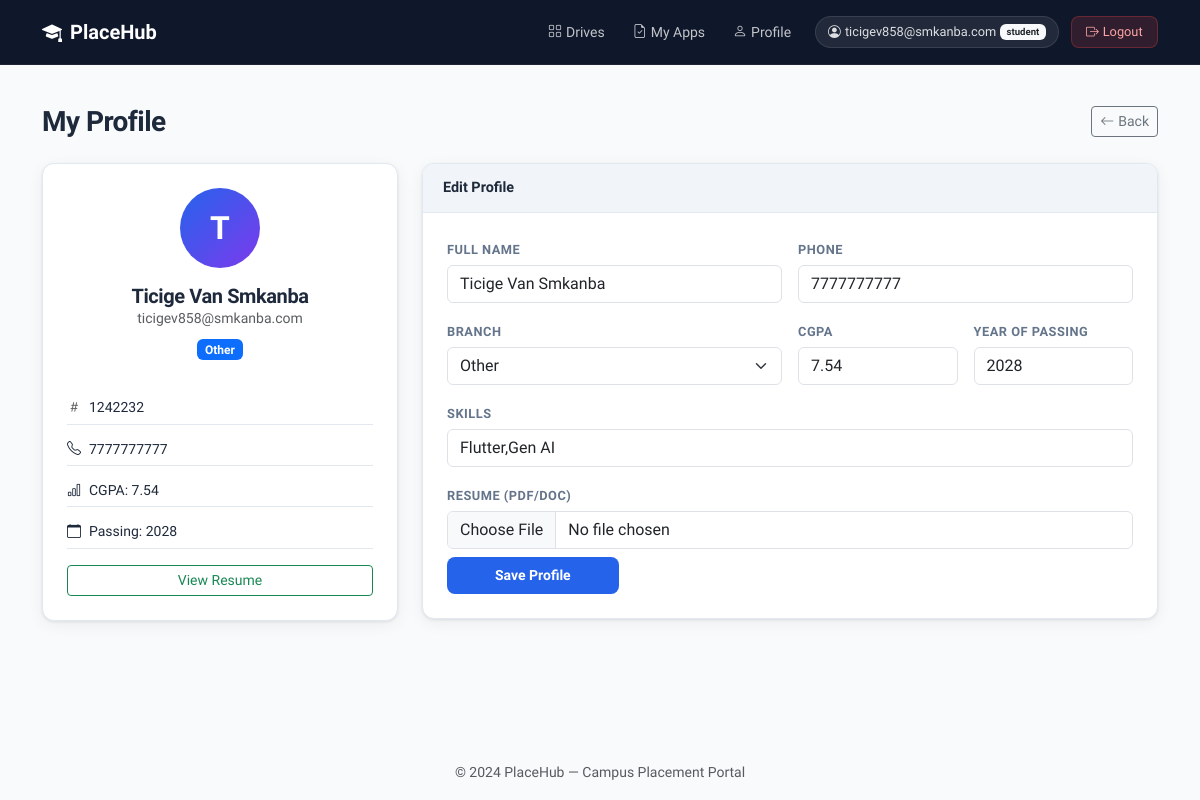
The app's page /student/profile (signed in) with its own data.
### models.py (models this page shows)
class User(UserMixin, db.Model):
    __tablename__ = 'users'
    id = db.Column(db.Integer, primary_key=True)
    email = db.Column(db.String(150), unique=True, nullable=False)
    password = db.Column(db.String(256), nullable=False)
    role = db.Column(db.String(20), nullable=False)  # admin, company, student
    is_active = db.Column(db.Boolean, default=True)
    created_at = db.Column(db.DateTime, default=datetime.utcnow)
    company = db.relationship('Company', back_populates='user', uselist=False)
    student = db.relationship('Student', back_populates='user', uselist=False)

class Student(db.Model):
    __tablename__ = 'students'
    id = db.Column(db.Integer, primary_key=True)
    user_id = db.Column(db.Integer, db.ForeignKey('users.id'), unique=True, nullable=False)
    full_name = db.Column(db.String(150), nullable=False)
    roll_number = db.Column(db.String(50), unique=True)
    branch = db.Column(db.String(100))
    year_of_passing = db.Column(db.Integer)
    cgpa = db.Column(db.Float)
    phone = db.Column(db.String(20))
    skills = db.Column(db.Text)
    resume_filename = db.Column(db.String(200))
    created_at = db.Column(db.DateTime, default=datetime.utcnow)
    user = db.relationship('User', back_populates='student')
    applications = db.relationship('Application', back_populates='student', cascade='all, delete-orphan')

### app.py (the view, shortened to what this page needs)
@app.route('/student/profile', methods=['GET', 'POST'])
@login_required
@student_required
def student_profile():
    student = current_user.student
    return render_template('student/profile.html', student=student)

### app.py (called while the page is built)
@login_manager.user_loader
def load_user(user_id):
    return User.query.get(int(user_id))

def student_required(f):
    @wraps(f)
    def decorated(*args, **kwargs):
        if not current_user.is_authenticated or current_user.role != 'student':
            abort(403)
        return f(*args, **kwargs)
    return decorated

### templates/student/profile.html (shortened to what this page needs)
{% extends "base.html" %}
{% block content %}
<div class="d-flex justify-content-between align-items-center mb-4"><h3 class="fw-bold mb-0">My Profile</h3><a href="{{ url_for('student_dashboard') }}" class="btn btn-outline-secondary btn-sm"><i class="bi bi-arrow-left me-1"></i>Back</a></div>
<div class="row g-4"><div class="col-md-4"><div class="pp-card text-center p-4"><div class="pp-avatar-circle mx-auto mb-3">{{ student.full_name[0].upper() }}</div><h5 class="fw-bold mb-0">{{ student.full_name }}</h5><p class="text-muted small mb-2">{{ student.user.email }}</p><span class="badge bg-primary mb-3">{{ student.branch or 'Student' }}</span><div class="d-grid gap-2 text-start mt-3"><div class="pp-profile-item"><i class="bi bi-hash text-muted me-2"></i>{{ student.roll_number or '—' }}</div><div class="pp-profile-item"><i class="bi bi-telephone me-2"></i>{{ student.phone or '—' }}</div><div class="pp-profile-item"><i class="bi bi-bar-chart me-2"></i>CGPA: {{ student.cgpa or '—' }}</div><div class="pp-profile-item"><i class="bi bi-calendar me-2"></i>Passing: {{ student.year_of_passing or '—' }}</div></div>{% if student.resume_filename %}<a href="{{ url_for('static', filename='uploads/resumes/' + student.resume_filename) }}" target="_blank" class="btn btn-outline-success btn-sm w-100 mt-3">View Resume</a>{% else %}<div class="alert alert-warning small py-2 mt-3">No resume uploaded</div>{% endif %}</div></div><div class="col-md-8"><div class="pp-card"><div class="card-header pp-card-header">Edit Profile</div><div class="card-body p-4"><form method="POST" enctype="multipart/form-data"><div class="row g-3"><div class="col-md-6"><label class="form-label pp-label">Full Name</label><input type="text" name="full_name" class="form-control" value="{{ student.full_name }}"></div><div class="col-md-6"><label class="form-label pp-label">Phone</label><input type="tel" name="phone" class="form-control" value="{{ student.phone or '' }}"></div><div class="col-md-6"><label class="form-label pp-label">Branch</label><select name="branch" class="form-select"><option value="">Select</option>{% for b in ['Computer Science','Information Technology','Electronics & Communication','Electrical Engineering','Mechanical Engineering','Civil Engineering','Other'] %}<option {% if student.branch == b %}selected{% endif %}>{{ b }}</option>{% endfor %}</select></div><div class="col-md-3"><label class="form-label pp-label">CGPA</label><input type="number" name="cgpa" class="form-control" value="{{ student.cgpa or '' }}" step="0.01" min="0" max="10"></div><div class="col-md-3"><label class="form-label pp-label">Year of Passing</label><input type="number" name="year_of_passing" class="form-control" value="{{ student.year_of_passing or '' }}" min="2020" max="2030"></div><div class="col-12"><label class="form-label pp-label">Skills</label><input type="text" name="skills" class="form-control" value="{{ student.skills or '' }}" placeholder="Python, Java, SQL"></div><div class="col-12"><label class="form-label pp-label">Resume (PDF/DOC)</label><input type="file" name="resume" class="form-control" accept=".pdf,.doc,.docx"></div><div class="col-12 mt-2"><button type="submit" class="btn pp-btn-primary px-5">Save Profile</button></div></div></form></div></div></div></div>
{% endblock %}

### templates/base.html (shortened to what this page needs)
<!DOCTYPE html>
<html lang="en">
<head>
  <link href="https://cdn.jsdelivr.net/npm/bootstrap@5.3.0/dist/css/bootstrap.min.css" rel="stylesheet">
  <link href="https://cdn.jsdelivr.net/npm/bootstrap-icons@1.11.0/font/bootstrap-icons.css" rel="stylesheet">
  <link rel="stylesheet" href="{{ url_for('static', filename='css/style.css') }}">
</head>
<body>
<nav class="navbar navbar-expand-lg navbar-dark pp-navbar">
  <div class="container">
    <a class="navbar-brand pp-brand" href="{{ url_for('index') }}">
      <i class="bi bi-mortarboard-fill me-2"></i>PlaceHub
    </a>
    <div class="collapse navbar-collapse" id="navMenu">
      <ul class="navbar-nav ms-auto align-items-lg-center gap-lg-1">
        {% if current_user.is_authenticated %}
          {% if current_user.role == 'student' %}
            <li class="nav-item"><a class="nav-link" href="{{ url_for('student_dashboard') }}"><i class="bi bi-grid me-1"></i>Drives</a></li>
            <li class="nav-item"><a class="nav-link" href="{{ url_for('student_applications') }}"><i class="bi bi-file-earmark-check me-1"></i>My Apps</a></li>
            <li class="nav-item"><a class="nav-link" href="{{ url_for('student_profile') }}"><i class="bi bi-person me-1"></i>Profile</a></li>
          {% endif %}
          <li class="nav-item ms-lg-2"><span class="pp-role-badge"><i class="bi bi-person-circle me-1"></i>{{ current_user.email | truncate(22) }} <span class="badge bg-light text-dark ms-1">{{ current_user.role }}</span></span></li>
          <li class="nav-item"><a class="btn pp-btn-logout ms-2" href="{{ url_for('logout') }}"><i class="bi bi-box-arrow-right me-1"></i>Logout</a></li>
        {% else %}
          <li class="nav-item"><a class="nav-link" href="{{ url_for('login') }}">Login</a></li>
          <li class="nav-item"><a class="nav-link" href="{{ url_for('register_student') }}">Student Register</a></li>
          <li class="nav-item"><a class="nav-link" href="{{ url_for('register_company') }}">Company Register</a></li>
        {% endif %}
      </ul>
    </div>
  </div>
</nav>
<main class="container py-4">{% block content %}{% endblock %}</main>
<footer class="pp-footer mt-auto py-3"><div class="container text-center"><span class="text-muted small">© 2024 PlaceHub &mdash; Campus Placement Portal</span></div></footer>
</body>
</html>

### static/css/style.css (style rules this page uses)
:root { --pp-primary: #2563eb; --pp-primary-dk: #1d4ed8; --pp-accent: #f59e0b; --pp-green: #10b981; --pp-red: #ef4444; --pp-purple: #8b5cf6; --pp-bg: #f8fafc; --pp-card-bg: #ffffff; --pp-border: #e2e8f0; --pp-text: #1e293b; --pp-muted: #64748b; --pp-navbar-bg: #0f172a; --pp-radius: 12px; --pp-shadow: 0 1px 3px rgba(0,0,0,.08), 0 4px 16px rgba(0,0,0,.06); }
*, *::before, *::after { box-sizing: border-box; }
body { font-family: 'Sora', sans-serif; background: var(--pp-bg); color: var(--pp-text); min-height: 100vh; display: flex; flex-direction: column; }
main { flex: 1; }
h1,h2,h3,h4,h5,h6 { font-family: 'Sora', sans-serif; letter-spacing: -.02em; }
.pp-navbar { background: var(--pp-navbar-bg); border-bottom: 1px solid rgba(255,255,255,.06); padding: .75rem 0; }
.pp-brand { font-weight: 700; font-size: 1.25rem; color: #fff !important; }
.pp-navbar .nav-link { color: rgba(255,255,255,.75) !important; font-size: .875rem; font-weight: 500; padding: .4rem .75rem !important; border-radius: 8px; transition: background .15s; }
.pp-role-badge { display: inline-flex; align-items: center; background: rgba(255,255,255,.08); color: rgba(255,255,255,.85); font-size: .8rem; padding: .35rem .75rem; border-radius: 20px; border: 1px solid rgba(255,255,255,.1); }
.pp-btn-logout { background: rgba(239,68,68,.15); color: #fca5a5 !important; border: 1px solid rgba(239,68,68,.3); font-size: .8rem; padding: .35rem .9rem; border-radius: 8px; text-decoration: none; transition: background .15s; }
.pp-card { background: var(--pp-card-bg); border: 1px solid var(--pp-border); border-radius: var(--pp-radius); box-shadow: var(--pp-shadow); overflow: hidden; }
.pp-card-header { background: #f1f5f9; border-bottom: 1px solid var(--pp-border); font-weight: 600; font-size: .9rem; padding: .85rem 1.25rem; }
.pp-btn-primary { background: var(--pp-primary); color: #fff; border: none; border-radius: 8px; font-weight: 600; font-size: .875rem; padding: .5rem 1.25rem; transition: background .15s, transform .1s; text-decoration: none; display: inline-flex; align-items: center; }
.pp-label { font-weight: 600; font-size: .8rem; color: var(--pp-muted); text-transform: uppercase; letter-spacing: .04em; margin-bottom: .35rem; }
.pp-avatar-circle { width: 80px; height: 80px; border-radius: 50%; background: linear-gradient(135deg, var(--pp-primary), #7c3aed); color: white; font-size: 2rem; font-weight: 700; display: flex; align-items: center; justify-content: center; }
.pp-profile-item { font-size: .875rem; padding: .35rem 0; border-bottom: 1px solid var(--pp-border); }

### records on screen
User: email "ticigev858@smkanba.com", role "student", user.email "ticigev858@smkanba.com"
Student: full_name "T", full_name "Ticige Van Smkanba", branch "Other", roll_number "1242232", phone "7777777777", cgpa "7.54", year_of_passing "2028", skills "Flutter,Gen AI"
